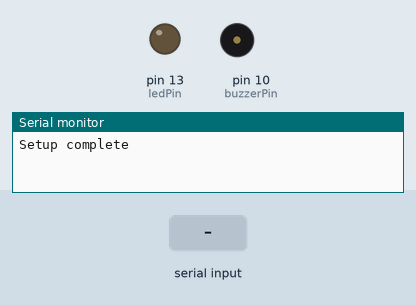
Recording of a sketch running on a simulated Arduino Uno, built with avr-gcc and run on an emulated ATmega328P. Shown: output pins drawn as LEDs (lit = HIGH), buzzer (waves = sounding, pin HIGH), the last lines printed to the serial monitor. The test bench sets the inputs (shaded band).

Above: at 1.2 s.
1.3 s: "1" received over Serial
At 2.2 s:
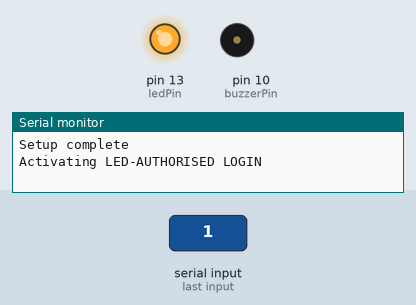
Timing chart, 0 to 11.8 s (numbered marks = the images above; inputs shaded):
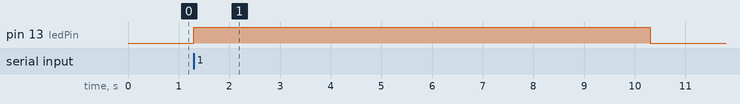

The sketch:

aruidno.ino
```cpp
const int ledPin = 13;
const int buzzerPin = 10;

void setup() {
  // Initialize serial communication
  Serial.begin(9600);
  pinMode(ledPin, OUTPUT);
  pinMode(buzzerPin, OUTPUT);
  Serial.println("Setup complete");
}

void loop() {
  if(Serial.available()>0){
    char command=Serial.read();

  if (command == '1' || command == '2') { // Activate for both regular and admin users
      Serial.println("Activating LED-AUTHORISED LOGIN");
      digitalWrite(ledPin, HIGH);
      delay(9000);
      digitalWrite(ledPin, LOW);
    } else if (command == '3') { // Activate buzzer for unauthorized access attempts
      Serial.println("Activating buzzer-AUTHORISED LOGIN");
      tone(buzzerPin, 5000); // Start buzzing
      delay(9000); // Buzz for 5 seconds
      noTone(buzzerPin); // Stop buzzing
    } else {
      Serial.println("Invalid command");
    }
  }
}
```

Measured:
- after the input at 1.3 s, pin 13 (ledPin): LOW → HIGH at once, → LOW 9.0 s later
